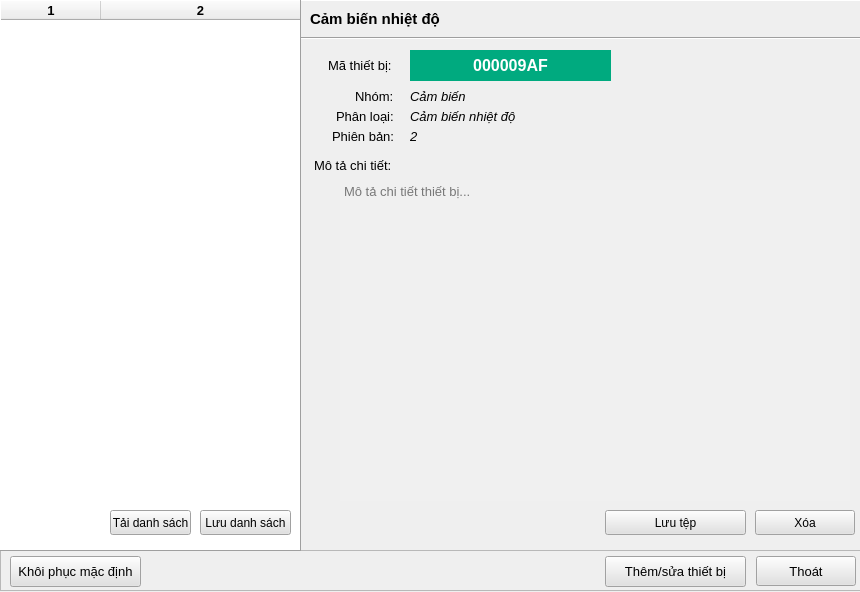
<?xml version="1.0" encoding="UTF-8"?>
<ui version="4.0">
 <class>FrmDeviceSetup</class>
 <widget class="QMainWindow" name="FrmDeviceSetup">
  <property name="geometry">
   <rect>
    <x>0</x>
    <y>0</y>
    <width>860</width>
    <height>592</height>
   </rect>
  </property>
  <property name="minimumSize">
   <size>
    <width>860</width>
    <height>592</height>
   </size>
  </property>
  <property name="maximumSize">
   <size>
    <width>860</width>
    <height>592</height>
   </size>
  </property>
  <property name="windowTitle">
   <string>MainWindow</string>
  </property>
  <widget class="QWidget" name="centralwidget">
   <widget class="QFrame" name="frameDevice">
    <property name="geometry">
     <rect>
      <x>300</x>
      <y>0</y>
      <width>561</width>
      <height>551</height>
     </rect>
    </property>
    <property name="frameShape">
     <enum>QFrame::Panel</enum>
    </property>
    <property name="frameShadow">
     <enum>QFrame::Raised</enum>
    </property>
    <widget class="Line" name="lineDevice">
     <property name="geometry">
      <rect>
       <x>0</x>
       <y>30</y>
       <width>561</width>
       <height>16</height>
      </rect>
     </property>
     <property name="orientation">
      <enum>Qt::Horizontal</enum>
     </property>
    </widget>
    <widget class="QLabel" name="label_nameDevice">
     <property name="geometry">
      <rect>
       <x>10</x>
       <y>8</y>
       <width>521</width>
       <height>21</height>
      </rect>
     </property>
     <property name="font">
      <font>
       <pointsize>11</pointsize>
       <weight>75</weight>
       <bold>true</bold>
      </font>
     </property>
     <property name="text">
      <string>Cảm biến nhiệt độ</string>
     </property>
    </widget>
    <widget class="QTextEdit" name="textEditDescription">
     <property name="geometry">
      <rect>
       <x>40</x>
       <y>180</y>
       <width>510</width>
       <height>321</height>
      </rect>
     </property>
     <property name="font">
      <font>
       <pointsize>10</pointsize>
      </font>
     </property>
     <property name="styleSheet">
      <string notr="true">background-color: rgb(240, 240, 240);</string>
     </property>
     <property name="frameShape">
      <enum>QFrame::NoFrame</enum>
     </property>
     <property name="readOnly">
      <bool>true</bool>
     </property>
     <property name="html">
      <string>&lt;!DOCTYPE HTML PUBLIC &quot;-//W3C//DTD HTML 4.0//EN&quot; &quot;http://www.w3.org/TR/REC-html40/strict.dtd&quot;&gt;
&lt;html&gt;&lt;head&gt;&lt;meta name=&quot;qrichtext&quot; content=&quot;1&quot; /&gt;&lt;style type=&quot;text/css&quot;&gt;
p, li { white-space: pre-wrap; }
&lt;/style&gt;&lt;/head&gt;&lt;body style=&quot; font-family:'PibotoLt'; font-size:10pt; font-weight:400; font-style:normal;&quot;&gt;
&lt;p style=&quot;-qt-paragraph-type:empty; margin-top:0px; margin-bottom:0px; margin-left:0px; margin-right:0px; -qt-block-indent:0; text-indent:0px; font-family:'MS Shell Dlg 2'; font-size:8.25pt;&quot;&gt;&lt;br /&gt;&lt;/p&gt;&lt;/body&gt;&lt;/html&gt;</string>
     </property>
     <property name="placeholderText">
      <string>Mô tả chi tiết thiết bị...</string>
     </property>
    </widget>
    <widget class="QLabel" name="label_4">
     <property name="geometry">
      <rect>
       <x>36</x>
       <y>101</y>
       <width>71</width>
       <height>31</height>
      </rect>
     </property>
     <property name="font">
      <font>
       <pointsize>10</pointsize>
       <weight>50</weight>
       <bold>false</bold>
      </font>
     </property>
     <property name="text">
      <string>Phân loại:</string>
     </property>
    </widget>
    <widget class="QLabel" name="label">
     <property name="geometry">
      <rect>
       <x>55</x>
       <y>81</y>
       <width>41</width>
       <height>31</height>
      </rect>
     </property>
     <property name="font">
      <font>
       <pointsize>10</pointsize>
       <weight>50</weight>
       <bold>false</bold>
      </font>
     </property>
     <property name="text">
      <string>Nhóm:</string>
     </property>
    </widget>
    <widget class="QLabel" name="label_7">
     <property name="geometry">
      <rect>
       <x>32</x>
       <y>121</y>
       <width>71</width>
       <height>31</height>
      </rect>
     </property>
     <property name="font">
      <font>
       <pointsize>10</pointsize>
       <weight>50</weight>
       <bold>false</bold>
      </font>
     </property>
     <property name="text">
      <string>Phiên bản:</string>
     </property>
    </widget>
    <widget class="QLabel" name="label_3">
     <property name="geometry">
      <rect>
       <x>28</x>
       <y>50</y>
       <width>71</width>
       <height>31</height>
      </rect>
     </property>
     <property name="font">
      <font>
       <pointsize>10</pointsize>
       <weight>50</weight>
       <bold>false</bold>
      </font>
     </property>
     <property name="text">
      <string>Mã thiết bị:</string>
     </property>
    </widget>
    <widget class="QLabel" name="label_groupDevice">
     <property name="geometry">
      <rect>
       <x>110</x>
       <y>81</y>
       <width>201</width>
       <height>31</height>
      </rect>
     </property>
     <property name="font">
      <font>
       <pointsize>10</pointsize>
       <weight>50</weight>
       <italic>true</italic>
       <bold>false</bold>
      </font>
     </property>
     <property name="text">
      <string>Cảm biến</string>
     </property>
    </widget>
    <widget class="QLabel" name="label_typeDevice">
     <property name="geometry">
      <rect>
       <x>110</x>
       <y>101</y>
       <width>201</width>
       <height>31</height>
      </rect>
     </property>
     <property name="font">
      <font>
       <pointsize>10</pointsize>
       <weight>50</weight>
       <italic>true</italic>
       <bold>false</bold>
      </font>
     </property>
     <property name="text">
      <string>Cảm biến nhiệt độ</string>
     </property>
    </widget>
    <widget class="QLabel" name="label_versionDevice">
     <property name="geometry">
      <rect>
       <x>110</x>
       <y>121</y>
       <width>201</width>
       <height>31</height>
      </rect>
     </property>
     <property name="font">
      <font>
       <pointsize>10</pointsize>
       <weight>50</weight>
       <italic>true</italic>
       <bold>false</bold>
      </font>
     </property>
     <property name="text">
      <string>2</string>
     </property>
    </widget>
    <widget class="QLabel" name="label_5">
     <property name="geometry">
      <rect>
       <x>14</x>
       <y>150</y>
       <width>81</width>
       <height>31</height>
      </rect>
     </property>
     <property name="font">
      <font>
       <pointsize>10</pointsize>
       <weight>50</weight>
       <bold>false</bold>
      </font>
     </property>
     <property name="text">
      <string>Mô tả chi tiết:</string>
     </property>
    </widget>
    <widget class="QLabel" name="label_serialNumber">
     <property name="geometry">
      <rect>
       <x>110</x>
       <y>50</y>
       <width>201</width>
       <height>31</height>
      </rect>
     </property>
     <property name="font">
      <font>
       <pointsize>12</pointsize>
       <weight>75</weight>
       <italic>false</italic>
       <bold>true</bold>
      </font>
     </property>
     <property name="styleSheet">
      <string notr="true">background-color: rgb(0, 170, 127);
color: rgb(255, 255, 255);</string>
     </property>
     <property name="text">
      <string>000009AF</string>
     </property>
     <property name="alignment">
      <set>Qt::AlignCenter</set>
     </property>
    </widget>
    <widget class="QPushButton" name="pushButton_remove">
     <property name="geometry">
      <rect>
       <x>455</x>
       <y>510</y>
       <width>100</width>
       <height>25</height>
      </rect>
     </property>
     <property name="font">
      <font>
       <pointsize>9</pointsize>
       <weight>50</weight>
       <bold>false</bold>
      </font>
     </property>
     <property name="styleSheet">
      <string notr="true">background-color: rgb(225, 225, 225);</string>
     </property>
     <property name="text">
      <string>Xóa</string>
     </property>
     <property name="shortcut">
      <string>Del</string>
     </property>
    </widget>
    <widget class="QPushButton" name="pushButton_save">
     <property name="geometry">
      <rect>
       <x>305</x>
       <y>510</y>
       <width>141</width>
       <height>25</height>
      </rect>
     </property>
     <property name="font">
      <font>
       <pointsize>9</pointsize>
       <weight>50</weight>
       <bold>false</bold>
      </font>
     </property>
     <property name="styleSheet">
      <string notr="true">background-color: rgb(225, 225, 225);</string>
     </property>
     <property name="text">
      <string>Lưu tệp</string>
     </property>
     <property name="shortcut">
      <string>Del</string>
     </property>
    </widget>
   </widget>
   <widget class="QFrame" name="frameCancel">
    <property name="geometry">
     <rect>
      <x>0</x>
      <y>550</y>
      <width>861</width>
      <height>41</height>
     </rect>
    </property>
    <property name="frameShape">
     <enum>QFrame::StyledPanel</enum>
    </property>
    <property name="frameShadow">
     <enum>QFrame::Raised</enum>
    </property>
    <widget class="QPushButton" name="pushButton_Cancel">
     <property name="geometry">
      <rect>
       <x>756</x>
       <y>6</y>
       <width>100</width>
       <height>30</height>
      </rect>
     </property>
     <property name="font">
      <font>
       <pointsize>10</pointsize>
       <weight>50</weight>
       <bold>false</bold>
      </font>
     </property>
     <property name="styleSheet">
      <string notr="true">background-color: rgb(225, 225, 225);</string>
     </property>
     <property name="text">
      <string>Thoát</string>
     </property>
     <property name="shortcut">
      <string>Esc</string>
     </property>
    </widget>
    <widget class="QPushButton" name="pushButton_addDevice">
     <property name="geometry">
      <rect>
       <x>605</x>
       <y>6</y>
       <width>141</width>
       <height>31</height>
      </rect>
     </property>
     <property name="font">
      <font>
       <pointsize>10</pointsize>
       <weight>50</weight>
       <bold>false</bold>
      </font>
     </property>
     <property name="styleSheet">
      <string notr="true">background-color: rgb(225, 225, 225);</string>
     </property>
     <property name="text">
      <string>Thêm/sửa thiết bị</string>
     </property>
     <property name="shortcut">
      <string>Return</string>
     </property>
    </widget>
    <widget class="QPushButton" name="pushButton_defaultList">
     <property name="geometry">
      <rect>
       <x>10</x>
       <y>6</y>
       <width>131</width>
       <height>31</height>
      </rect>
     </property>
     <property name="font">
      <font>
       <pointsize>10</pointsize>
       <weight>50</weight>
       <bold>false</bold>
      </font>
     </property>
     <property name="styleSheet">
      <string notr="true">background-color: rgb(225, 225, 225);</string>
     </property>
     <property name="text">
      <string>Khôi phục mặc định</string>
     </property>
     <property name="shortcut">
      <string>Return</string>
     </property>
    </widget>
   </widget>
   <widget class="QTreeWidget" name="treeWidgetDevice">
    <property name="geometry">
     <rect>
      <x>0</x>
      <y>0</y>
      <width>301</width>
      <height>551</height>
     </rect>
    </property>
    <property name="frameShape">
     <enum>QFrame::Panel</enum>
    </property>
    <property name="frameShadow">
     <enum>QFrame::Raised</enum>
    </property>
    <column>
     <property name="text">
      <string/>
     </property>
     <property name="font">
      <font>
       <pointsize>10</pointsize>
       <weight>75</weight>
       <bold>true</bold>
      </font>
     </property>
     <property name="textAlignment">
      <set>AlignCenter</set>
     </property>
    </column>
    <column>
     <property name="text">
      <string/>
     </property>
     <property name="font">
      <font>
       <pointsize>10</pointsize>
       <weight>75</weight>
       <bold>true</bold>
      </font>
     </property>
     <property name="textAlignment">
      <set>AlignCenter</set>
     </property>
    </column>
   </widget>
   <widget class="QPushButton" name="pushButton_saveList">
    <property name="geometry">
     <rect>
      <x>200</x>
      <y>510</y>
      <width>91</width>
      <height>25</height>
     </rect>
    </property>
    <property name="font">
     <font>
      <pointsize>9</pointsize>
      <weight>50</weight>
      <bold>false</bold>
     </font>
    </property>
    <property name="styleSheet">
     <string notr="true">background-color: rgb(225, 225, 225);</string>
    </property>
    <property name="text">
     <string>Lưu danh sách</string>
    </property>
    <property name="shortcut">
     <string>Del</string>
    </property>
   </widget>
   <widget class="QPushButton" name="pushButton_openList">
    <property name="geometry">
     <rect>
      <x>110</x>
      <y>510</y>
      <width>81</width>
      <height>25</height>
     </rect>
    </property>
    <property name="font">
     <font>
      <pointsize>9</pointsize>
      <weight>50</weight>
      <bold>false</bold>
     </font>
    </property>
    <property name="styleSheet">
     <string notr="true">background-color: rgb(225, 225, 225);</string>
    </property>
    <property name="text">
     <string>Tải danh sách</string>
    </property>
    <property name="shortcut">
     <string>Del</string>
    </property>
   </widget>
  </widget>
 </widget>
 <tabstops>
  <tabstop>treeWidgetDevice</tabstop>
  <tabstop>pushButton_openList</tabstop>
  <tabstop>pushButton_saveList</tabstop>
  <tabstop>textEditDescription</tabstop>
  <tabstop>pushButton_save</tabstop>
  <tabstop>pushButton_remove</tabstop>
  <tabstop>pushButton_addDevice</tabstop>
  <tabstop>pushButton_Cancel</tabstop>
 </tabstops>
 <resources/>
 <connections/>
</ui>
